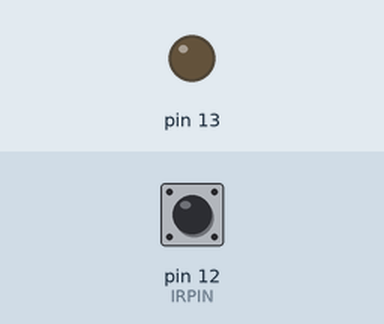
This sketch was run on a simulated Arduino Uno, built with avr-gcc and run on an emulated ATmega328P. Parts: output pins drawn as LEDs (lit = HIGH). Inputs (shaded band) come from the test bench; at power-on: pin 12 (IRPIN) HIGH. What the sketch prints to the serial monitor is not drawn.

Above: at 1.2 s.
1.3 s: pin 12 (IRPIN) driven LOW
At 1.8 s:
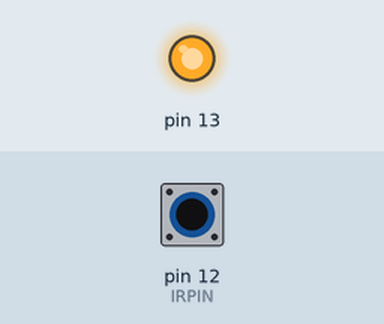
2.8 s: pin 12 (IRPIN) pulsed HIGH 2 times (0.12 s each, 0.3 s apart)
Timing chart, 0 to 5.8 s (numbered marks = the images above; inputs shaded):
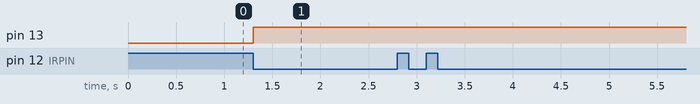

Measured:
- after the input at 1.3 s, pin 13: LOW → HIGH at once

The sketch:

IRSimple.ino
```cpp
#define IRPIN (PINB & _BV(4))
#define currTick ((TIFR1 & _BV(TOV1))?0x0FFFF:TCNT1)
/*
正确
45 46 47
44 40 43
07 15 09
16 19 0D
0C 18 5E
08 1C 5A
42 52 4A

高低位反了


5D 9D 1D
DD FD 3D
1F 57 6F
97 67 4F
CF E7 85
EF C7 A5
BD B5 AD
*/
void setup()
{
  Serial.begin(9600);
}
void RAWTimeline()
{
  uint16_t data[512];
  uint16_t dataidx;
  TCCR1A = 0;
  TCCR1B = 4;//1 0 0 clkI/O/256 (From prescaler)
  TIMSK1 = 0;
  while(IRPIN);//等待低电平 下降沿
  uint8_t OLDflg = IRPIN;
  dataidx = 0;
  TCNT1 = 0;
  TIFR1 |= _BV(TOV1);
  while(!(TIFR1 & _BV(TOV1)))
  {
    if(OLDflg != IRPIN)
    {
      data[dataidx++] = TCNT1;
      OLDflg = IRPIN;
    }
  }

  Serial.println(dataidx);
  for(uint16_t i=1;i<dataidx;i++)
  {
    uint16_t dif = data[i] - data[i-1];
    Serial.print(i);
    Serial.print("\t");
    Serial.println(dif);
  }
}
uint8_t GetIR()
{
  uint8_t data = 0;
  uint8_t datahi = 0;
  uint8_t dataidx = 0;
  uint8_t byteidx = 0;
  TCCR0A = 0;
  TCCR0B = 4;//1 0 0 clkI/O/256 (From prescaler)
  while(IRPIN);//等待低电平 下降沿
  DDRB|=_BV(5);
  PORTB|=_BV(5);
  while(!IRPIN);
  while(IRPIN);
  uint8_t OLDflg = IRPIN;
  TCNT0 = 0;
  TIMSK0 = 0;
  TIFR0 |= _BV(TOV0);
  while((!(TIFR0 & _BV(TOV0))) && (byteidx<4))
  {
    if(OLDflg != IRPIN)
    {
      if(IRPIN)
      {
      }
      else
      {
        //35~105 70
        data>>=1;
        if(TCNT0<70)
        {
          data|=0x80;
        }
        dataidx++;
        if(dataidx==8)
        {
          dataidx=0;
          switch(byteidx)
          {
            case 0:
              if(data!=0xFF)return 0xFF;
              break;
            case 1:
              if(data!=0x00)return 0xFF;
              break;
            case 2:
              datahi = ~data;
              break;
          }
          byteidx++;
        }
      }
      TCNT0 = 0;
      OLDflg = IRPIN;
    }
  }
  DDRB&=~_BV(5);
  PORTB&=~_BV(5);
  if(data!=datahi)
  {
    return 0xFF;
  }
  return data;
}
void loop()
{
    //RAWTimeline();
    Serial.println(GetIR(),HEX);
}
```
